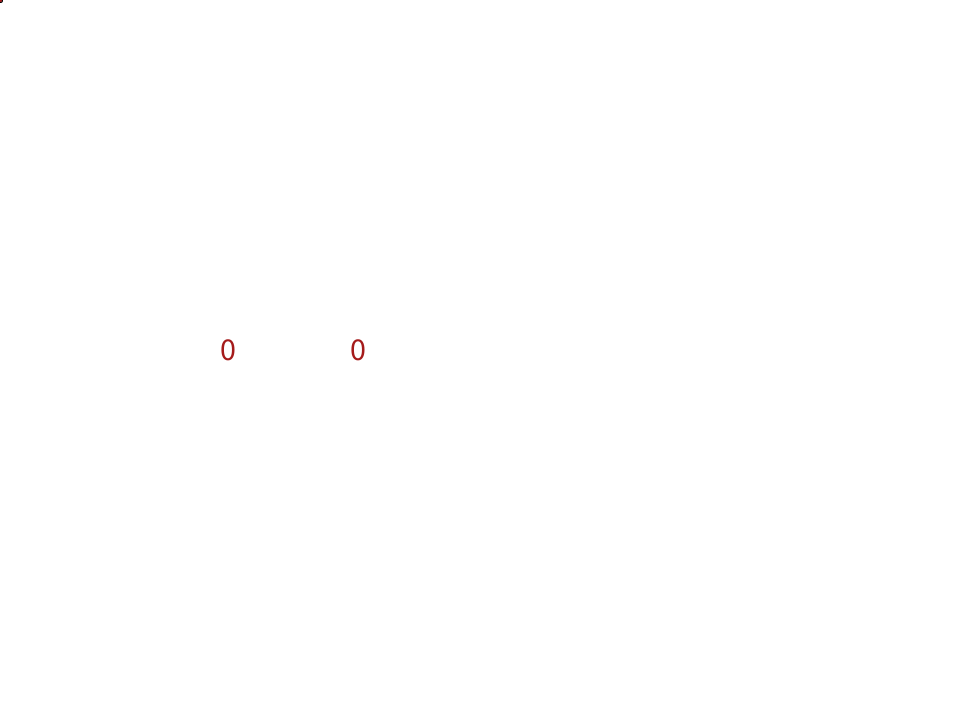
Frame 1 (no input)
Frame 60 (the mouse pressed at the canvas centre just before this capture): identical to frame 1, image omitted
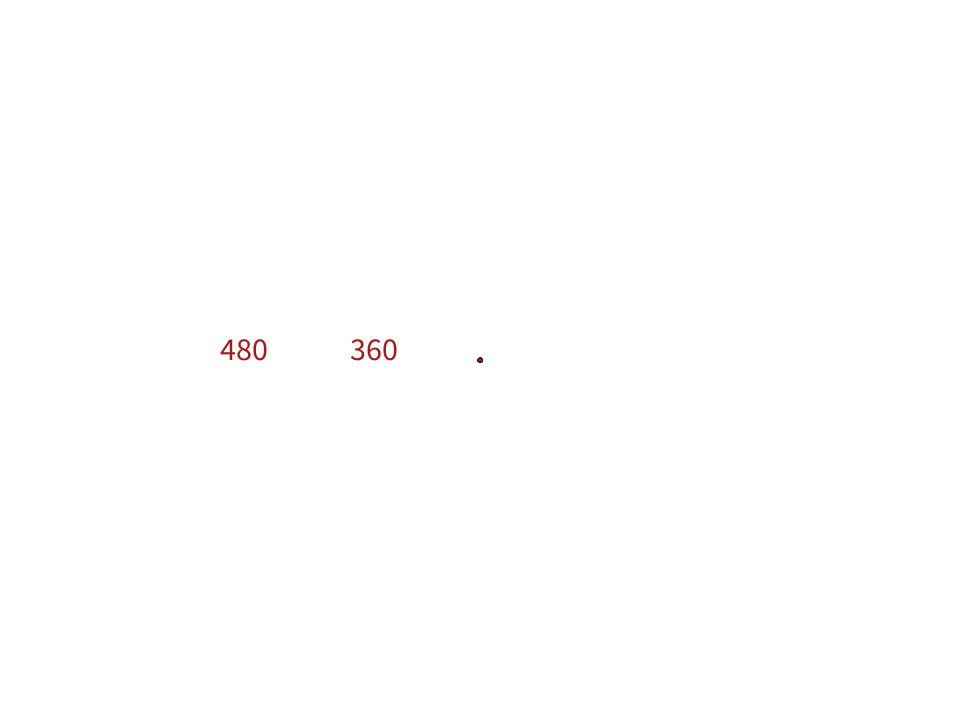
Frame 120 (the mouse held since frame 60 and released just before this capture)

The Processing sketch that drew these frames (run headless with seeded random() and noise(); from frame 60 on, the mouse is pressed at the canvas centre):

// Processing sketch: koordinate_640_X_360
// ── koordinate_640_X_360.pde





void setup() {
  
  size(960,720);
 background(255); 
 frameRate(60); 

}

void draw() {
  
  background(255); 
  textSize(32);
  fill(165, 27, 27);
  int a = mouseX;
  int b = mouseY;
 text( a, 220, height/2);
 text( b, 350, height/2);
 
 ellipse(mouseX,mouseY,5,5);

}
